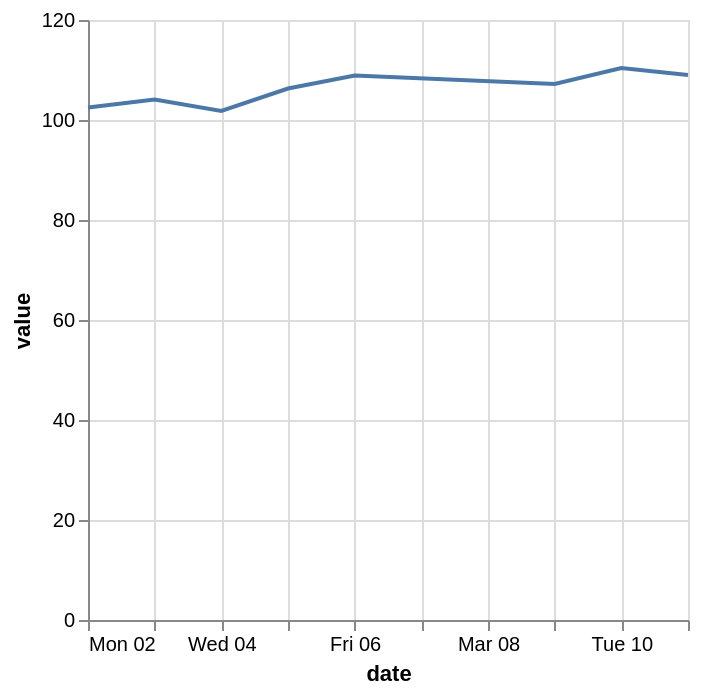

Write a Vega-Lite specification for this figure.
### Vega-Lite specification from a JSON file in a GitHub repository (floating-point values rounded to 4 significant figures)
{"$schema": "https://vega.github.io/schema/vega-lite/v6.json", "data": {"values": [{"date": "2026-03-02", "value": 102.5}, {"date": "2026-03-03", "value": 104.1}, {"date": "2026-03-04", "value": 101.8}, {"date": "2026-03-05", "value": 106.3}, {"date": "2026-03-06", "value": 108.9}, {"date": "2026-03-09", "value": 107.2}, {"date": "2026-03-10", "value": 110.4}, {"date": "2026-03-11", "value": 109.0}]}, "description": "Explicit time scale.", "encoding": {"x": {"field": "date", "scale": {"type": "time"}, "type": "temporal"}, "y": {"field": "value", "type": "quantitative"}}, "mark": "line", "usermeta": {"easel": {"standin_ratio": 0.0301, "threshold": 0.06}}}
